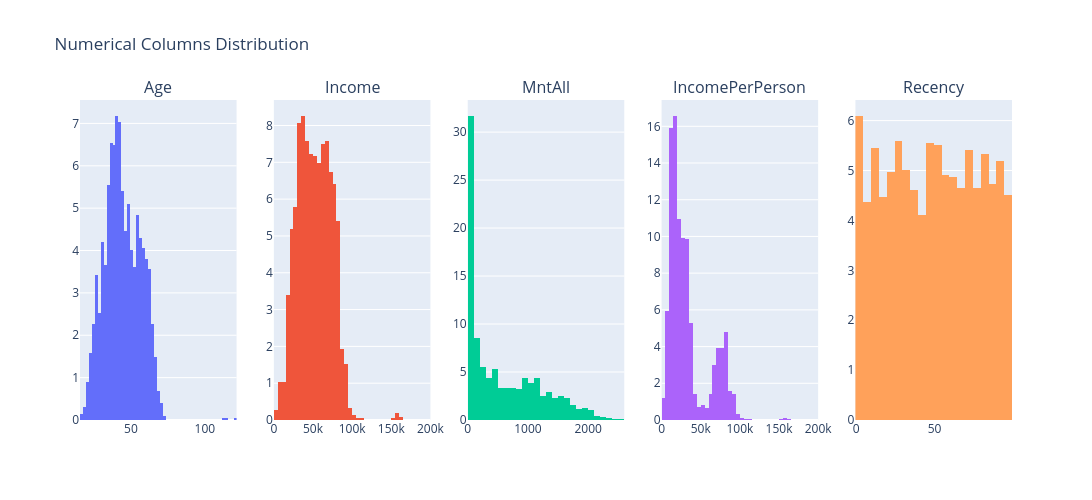

Here is the notebook cell this chart was saved with:
### Markdown cell above
<div class="alert alert-block alert-info">

- **Campaign**: The most succesfull campaign seems to be the last one with an acceptence rate of 45%, whereas campaigns 4,3,5,1 seem to be less succesfull but where approx. equaly succeesfull within eachother with a successrate of approxiamately 7%. The least successfull camapign was campaign 2, where only 1.5% percent of the people responded to the campaign. 
- **Product**: The product with biggest income for the company was the amount of wine sold. The company earned around 680,000 dollars. Secondly the company earned around 380,000 dollars with selling meat products. The other products gained less then 100,000 dollars.

- **Channel**: Most purchases were made in the store. With around 6 purchases per customer in the give time period. The other channels are less used, but still important. The website is the second most used channel with around 4 purchases per customer. The catalogue and deals are the least used channel with around 2 purchases per customer.

- **Complain**: Only around 1%(21 to be exact) of the customers complained. Without having a comparison and a defintion of what a complain here actually means it is not possible to judge whether this is good or bad. But it still seems very low.

- **Accepted any deal**: Around 27% of the customers accepted at least one deal. This is a very high percentage and shows that the campaigns are succesfull. But it is not specified what a accepted campaign actually means.

- **Number of web visits**: Most customers visited the website around 7 times in the give time period.
<h4>Continous Variables</h4>

</div>

### Code cell
# Your numerical columns
num_cols = ['Age', 'Income', 'MntAll', 'IncomePerPerson', 'Recency']

# Create subplots
fig = make_subplots(rows=1, cols=len(num_cols), subplot_titles=num_cols)

# Add traces
for i, col in enumerate(num_cols):    
    # Histogram
    fig.add_trace(
        go.Histogram(x=data[col], name=col, histnorm='percent', showlegend=False),
        row=1, col=i+1
    )
    # Update x-axis range for specific columns (optional)
    if col in ['Income', 'IncomePerPerson']:
        fig.update_xaxes(range=[0, 200000], row=1, col=i+1)

# Update layout
fig.update_layout(height=height,width = width, title_text="Numerical Columns Distribution")

# Show plot
fig.show()

### Figure 1 — Plotly figure (JSON) as saved in the notebook; plotly's stock layout.template omitted (floating-point values rounded to 4 significant figures; data arrays with more than 128 entries replaced by an {"elided": "..."} marker saying what was removed)
{"data": [{"histnorm": "percent", "name": "Age", "showlegend": false, "type": "histogram", "x": {"elided": "2216 int values"}, "xaxis": "x", "yaxis": "y"}, {"histnorm": "percent", "name": "Income", "showlegend": false, "type": "histogram", "x": {"elided": "2216 int values"}, "xaxis": "x2", "yaxis": "y2"}, {"histnorm": "percent", "name": "MntAll", "showlegend": false, "type": "histogram", "x": {"elided": "2216 int values"}, "xaxis": "x3", "yaxis": "y3"}, {"histnorm": "percent", "name": "IncomePerPerson", "showlegend": false, "type": "histogram", "x": {"elided": "2216 float values"}, "xaxis": "x4", "yaxis": "y4"}, {"histnorm": "percent", "name": "Recency", "showlegend": false, "type": "histogram", "x": {"elided": "2216 int values"}, "xaxis": "x5", "yaxis": "y5"}], "layout": {"annotations": [{"font": {"size": 16}, "showarrow": false, "text": "Age", "x": 0.084, "xanchor": "center", "xref": "paper", "y": 1, "yanchor": "bottom", "yref": "paper"}, {"font": {"size": 16}, "showarrow": false, "text": "Income", "x": 0.292, "xanchor": "center", "xref": "paper", "y": 1, "yanchor": "bottom", "yref": "paper"}, {"font": {"size": 16}, "showarrow": false, "text": "MntAll", "x": 0.5, "xanchor": "center", "xref": "paper", "y": 1, "yanchor": "bottom", "yref": "paper"}, {"font": {"size": 16}, "showarrow": false, "text": "IncomePerPerson", "x": 0.708, "xanchor": "center", "xref": "paper", "y": 1, "yanchor": "bottom", "yref": "paper"}, {"font": {"size": 16}, "showarrow": false, "text": "Recency", "x": 0.916, "xanchor": "center", "xref": "paper", "y": 1, "yanchor": "bottom", "yref": "paper"}], "height": 500, "title": {"text": "Numerical Columns Distribution"}, "width": 1500, "xaxis": {"anchor": "y", "domain": [0, 0.168]}, "xaxis2": {"anchor": "y2", "domain": [0.208, 0.376], "range": [0, 200000]}, "xaxis3": {"anchor": "y3", "domain": [0.416, 0.584]}, "xaxis4": {"anchor": "y4", "domain": [0.624, 0.792], "range": [0, 200000]}, "xaxis5": {"anchor": "y5", "domain": [0.832, 1]}, "yaxis": {"anchor": "x", "domain": [0, 1]}, "yaxis2": {"anchor": "x2", "domain": [0, 1]}, "yaxis3": {"anchor": "x3", "domain": [0, 1]}, "yaxis4": {"anchor": "x4", "domain": [0, 1]}, "yaxis5": {"anchor": "x5", "domain": [0, 1]}}}
